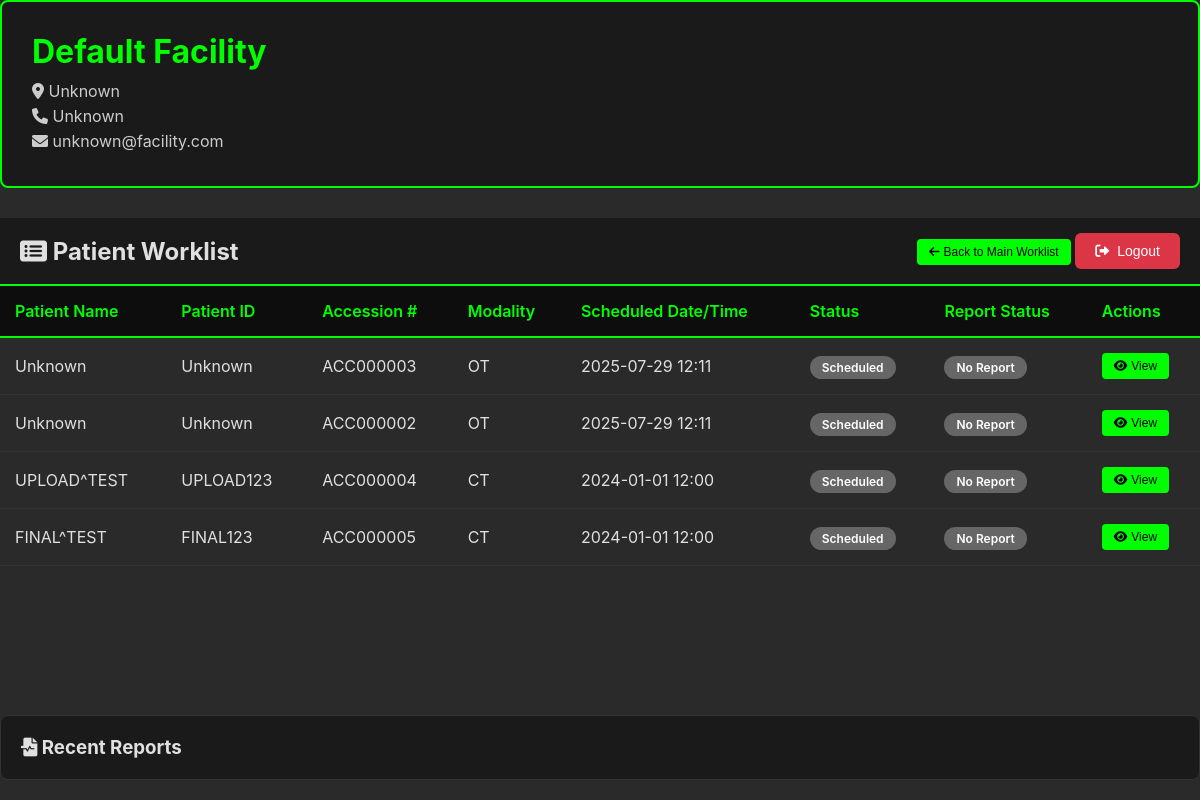
The page /worklist/facility/3/ (signed in) on the database its author committed.
### viewer/models.py (models this page shows, shortened)
class Facility(models.Model):
    name = models.CharField(max_length=200)
    address = models.TextField()
    phone = models.CharField(max_length=20)
    email = models.EmailField()
    letterhead_logo = models.ImageField(upload_to='facility_logos/', null=True, blank=True)
    user = models.OneToOneField(User, on_delete=models.CASCADE, null=True, blank=True, related_name='facility')
    created_at = models.DateTimeField(auto_now_add=True)
    ae_title = models.CharField(max_length=16, unique=True, null=True, blank=True, help_text="DICOM AE Title automatically generated for this facility")
    dicom_port = models.IntegerField(unique=True, null=True, blank=True, help_text="DICOM C-STORE SCP port automatically assigned for this facility")
    class Meta:
        verbose_name_plural = "Facilities"
        ordering = ['name']

class WorklistEntry(models.Model):
    STATUS_CHOICES = [
        ('scheduled', 'Scheduled'),
        ('in_progress', 'In Progress'),
        ('completed', 'Completed'),
        ('cancelled', 'Cancelled'),
    ]
    patient_name = models.CharField(max_length=200)
    patient_id = models.CharField(max_length=100)
    accession_number = models.CharField(max_length=50, unique=True)
    scheduled_station_ae_title = models.CharField(max_length=16)
    scheduled_procedure_step_start_date = models.DateField()
    scheduled_procedure_step_start_time = models.TimeField()
    modality = models.CharField(max_length=10)
    scheduled_performing_physician = models.CharField(max_length=200)
    procedure_description = models.TextField()
    facility = models.ForeignKey(Facility, on_delete=models.CASCADE)
    status = models.CharField(max_length=20, choices=STATUS_CHOICES, default='scheduled')
    study = models.ForeignKey(DicomStudy, on_delete=models.SET_NULL, null=True, blank=True)
    created_at = models.DateTimeField(auto_now_add=True)
    class Meta:
        ordering = ['-scheduled_procedure_step_start_date', '-scheduled_procedure_step_start_time']

### worklist/views.py (the view)
# urls.py: path('facility/<int:facility_id>/', views.FacilityWorklistView.as_view(), name='facility_worklist'),
class FacilityWorklistView(LoginRequiredMixin, ListView):
    model = WorklistEntry
    template_name = 'worklist/facility_worklist.html'
    context_object_name = 'entries'
    paginate_by = 20
    def get_queryset(self):
        facility_id = self.kwargs.get('facility_id')
        facility = get_object_or_404(Facility, id=facility_id)
        if not (self.request.user.is_superuser or
                self.request.user.groups.filter(name='Radiologists').exists() or
                (hasattr(self.request.user, 'facility') and
                 self.request.user.facility == facility)):
            return WorklistEntry.objects.none()
        return WorklistEntry.objects.filter(facility=facility)
    def get_context_data(self, **kwargs):
        context = super().get_context_data(**kwargs)
        context['facility'] = get_object_or_404(Facility, id=self.kwargs.get('facility_id'))
        context['can_write_report'] = (
            self.request.user.is_superuser or
            self.request.user.groups.filter(name='Radiologists').exists()
        )
        return context

### templates/worklist/facility_worklist.html (shortened to what this page needs)
<!DOCTYPE html>
<html lang="en">
<head>
    {% load static %}
    <link rel="stylesheet" href="{% static 'css/worklist.css' %}">
    <link rel="stylesheet" href="https://cdnjs.cloudflare.com/ajax/libs/font-awesome/6.0.0/css/all.min.css">
</head>
<body>
    <div class="worklist-container">
        <div class="facility-header">
            <div class="facility-info">
                <div class="facility-details">
                    <h1>{{ facility.name }}</h1>
                    <p><i class="fas fa-map-marker-alt"></i> {{ facility.address }}</p>
                    <p><i class="fas fa-phone"></i> {{ facility.phone }}</p>
                    <p><i class="fas fa-envelope"></i> {{ facility.email }}</p>
                </div>
            </div>
        </div>
        <div class="header">
            <h2><i class="fas fa-list-alt"></i> Patient Worklist</h2>
            <div class="header-actions">
                <button class="btn btn-view" onclick="window.location.href='/worklist/'">
                    <i class="fas fa-arrow-left"></i> Back to Main Worklist
                </button>
                <button class="btn btn-logout" onclick="window.location.href='/accounts/logout/'">
                    <i class="fas fa-sign-out-alt"></i> Logout
                </button>
            </div>
        </div>
        <div class="worklist-table">
            <table>
                <thead>
                    <tr>
                        <th>Patient Name</th>
                        <th>Patient ID</th>
                        <th>Accession #</th>
                        <th>Modality</th>
                        <th>Scheduled Date/Time</th>
                        <th>Status</th>
                        <th>Report Status</th>
                        <th>Actions</th>
                    </tr>
                </thead>
                <tbody>
                    {% for entry in entries %}
                    <tr class="patient-row" data-entry-id="{{ entry.id }}">
                        <td>{{ entry.patient_name }}</td>
                        <td>{{ entry.patient_id }}</td>
                        <td>{{ entry.accession_number }}</td>
                        <td>{{ entry.modality }}</td>
                        <td>{{ entry.scheduled_procedure_step_start_date|date:"Y-m-d" }} {{ entry.scheduled_procedure_step_start_time|time:"H:i" }}</td>
                        <td>
                            <span class="status-badge status-{{ entry.status }}">
                                {{ entry.get_status_display }}
                            </span>
                        </td>
                        <td>
                            {% if entry.study and entry.study.reports.exists %}
                                {% with report=entry.study.reports.first %}
                                <span class="report-status status-{{ report.status }}">
                                    {{ report.get_status_display }}
                                </span>
                                {% endwith %}
                            {% else %}
                                <span class="report-status status-draft">No Report</span>
                            {% endif %}
                        </td>
                        <td>
                            <div class="action-buttons">
                                {% if entry.study %}
                                <button class="btn btn-view" onclick="viewStudy({{ entry.id }})">
                                    <i class="fas fa-eye"></i> View
                                </button>
                                {% endif %}
                            </div>
                        </td>
                    </tr>
                    {% endfor %}
                </tbody>
            </table>
        </div>
        <div class="report-section">
            <h3><i class="fas fa-file-medical-alt"></i> Recent Reports</h3>
        </div>
    </div>
</body>
</html>

### static/css/worklist.css (style rules this page uses)
* { margin: 0; padding: 0; box-sizing: border-box; }
body { background-color: #2a2a2a; color: #e0e0e0; font-family: -apple-system, BlinkMacSystemFont, 'Segoe UI', Roboto, sans-serif; height: 100vh; overflow: hidden; }
.worklist-container { height: 100vh; display: flex; flex-direction: column; padding: 0; }
.header { display: flex; justify-content: space-between; align-items: center; padding: 15px 20px; background: #1a1a1a; border-bottom: 2px solid #00ff00; flex-shrink: 0; }
.worklist-table { width: 100%; height: 100%; }
.worklist-table table { width: 100%; border-collapse: collapse; min-width: 100%; }
.worklist-table thead { position: sticky; top: 0; z-index: 10; }
.worklist-table th { background: #0d0d0d; color: #00ff00; padding: 15px; text-align: left; font-weight: 600; border-bottom: 2px solid #00ff00; }
.worklist-table tr { transition: all 0.3s ease; cursor: pointer; }
.worklist-table td { padding: 15px; border-bottom: 1px solid #333; vertical-align: middle; }
.action-buttons { display: flex; gap: 8px; }
.btn { padding: 6px 12px; border: none; border-radius: 4px; cursor: pointer; font-size: 12px; transition: all 0.3s ease; text-decoration: none; display: inline-flex; align-items: center; gap: 4px; }
.btn-view { background: #00ff00; color: #000; }
.status-badge { padding: 4px 12px; border-radius: 12px; font-size: 12px; font-weight: 600; }
.status-scheduled { background: #666; color: #fff; }

### templates/worklist/facility_worklist.html (style rules this page uses)
body { background-color: #2a2a2a; color: #e0e0e0; font-family: -apple-system, BlinkMacSystemFont, 'Segoe UI', Roboto, sans-serif; margin: 0; padding: 0; }
.facility-header { background: #1a1a1a; padding: 30px; margin-bottom: 30px; border-radius: 8px; border: 2px solid #00ff00; }
.facility-info { display: flex; align-items: center; gap: 30px; }
.facility-details h1 { color: #00ff00; margin: 0 0 10px 0; }
.facility-details p { margin: 5px 0; color: #ccc; }
.report-section { background: #1a1a1a; padding: 20px; margin-bottom: 20px; border-radius: 8px; border: 1px solid #333; }
.report-status { padding: 4px 12px; border-radius: 12px; font-size: 12px; font-weight: 600; }
.status-draft { background: #666; color: #fff; }
.btn-logout { background: #dc3545; color: white; padding: 10px 20px; border: none; border-radius: 6px; cursor: pointer; font-size: 14px; transition: all 0.3s ease; display: inline-flex; align-items: center; gap: 8px; }

### rows shown on the page
Facility: name "Default Facility", address "Unknown", phone "Unknown", email "unknown@facility.com"
WorklistEntry: patient_name "Unknown", patient_id "Unknown", accession_number "ACC000003", modality "OT", scheduled_procedure_step_start_date "2025-07-29", scheduled_procedure_step_start_time "12:11", status "Scheduled", shows "No Report"
WorklistEntry: patient_name "Unknown", patient_id "Unknown", accession_number "ACC000002", modality "OT", scheduled_procedure_step_start_date "2025-07-29", scheduled_procedure_step_start_time "12:11", status "Scheduled", shows "No Report"
WorklistEntry: patient_name "UPLOAD^TEST", patient_id "UPLOAD123", accession_number "ACC000004", modality "CT", scheduled_procedure_step_start_date "2024-01-01", scheduled_procedure_step_start_time "12:00", status "Scheduled", shows "No Report"
WorklistEntry: patient_name "FINAL^TEST", patient_id "FINAL123", accession_number "ACC000005", modality "CT", scheduled_procedure_step_start_date "2024-01-01", scheduled_procedure_step_start_time "12:00", status "Scheduled", shows "No Report"
